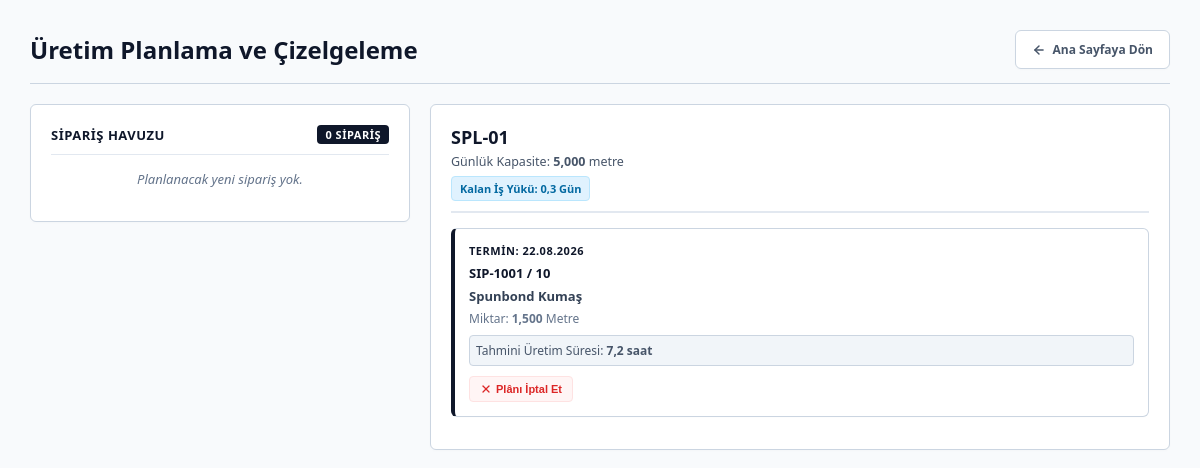
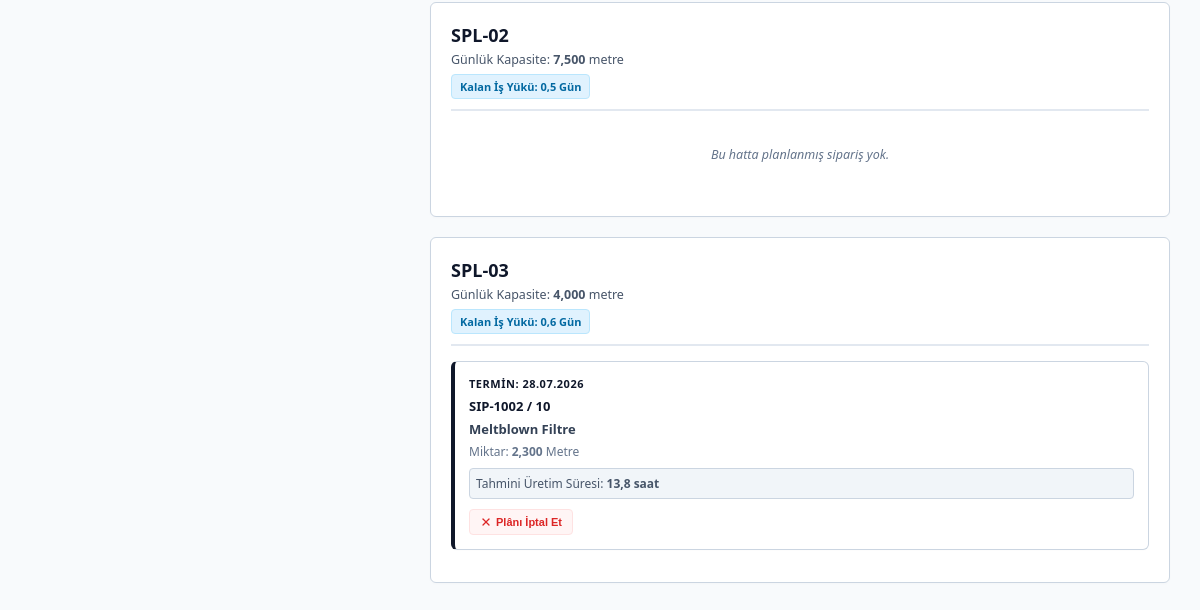
/planning, run on an earlier commit of the app's database (2 pictures, top to bottom).
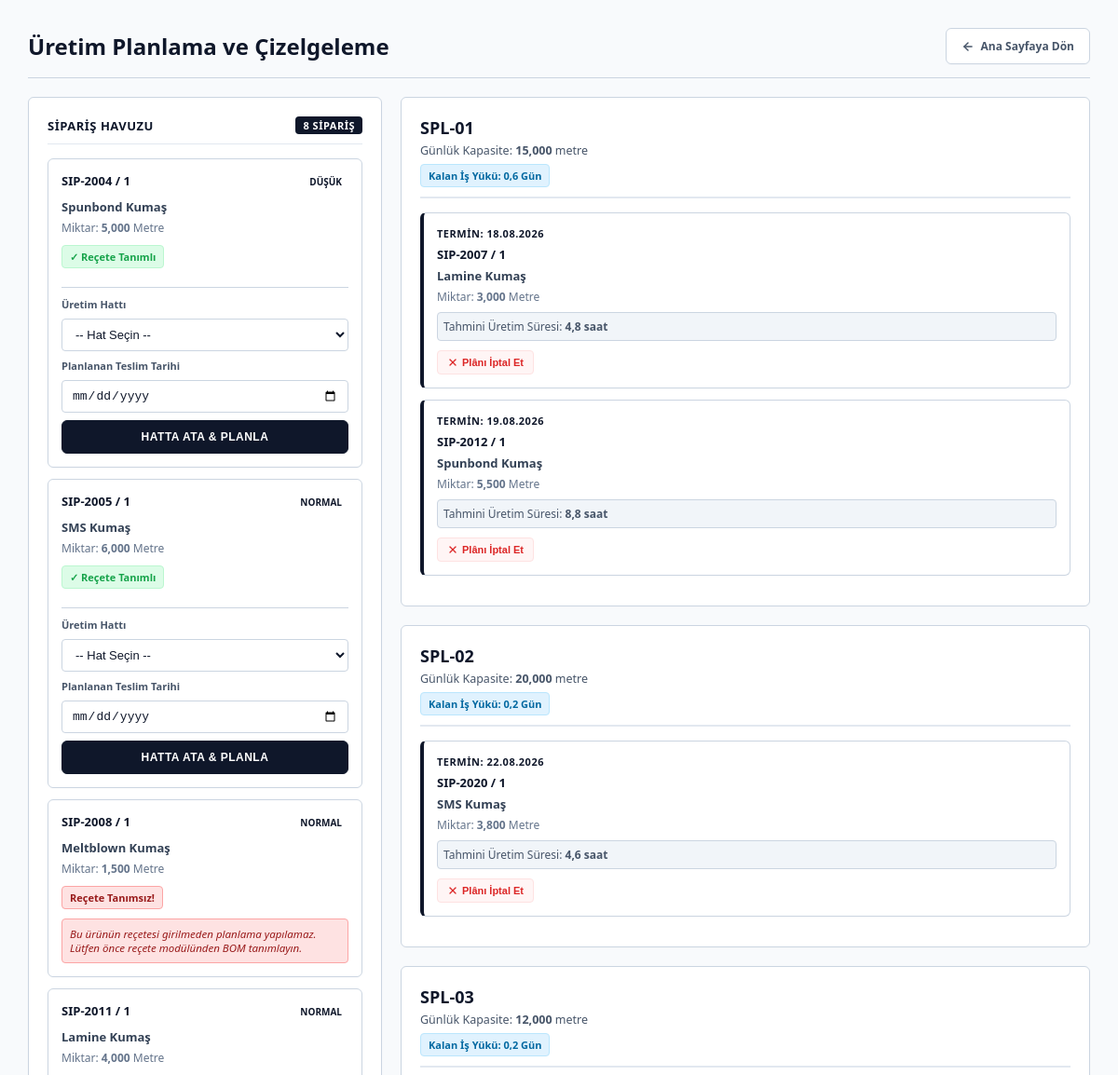
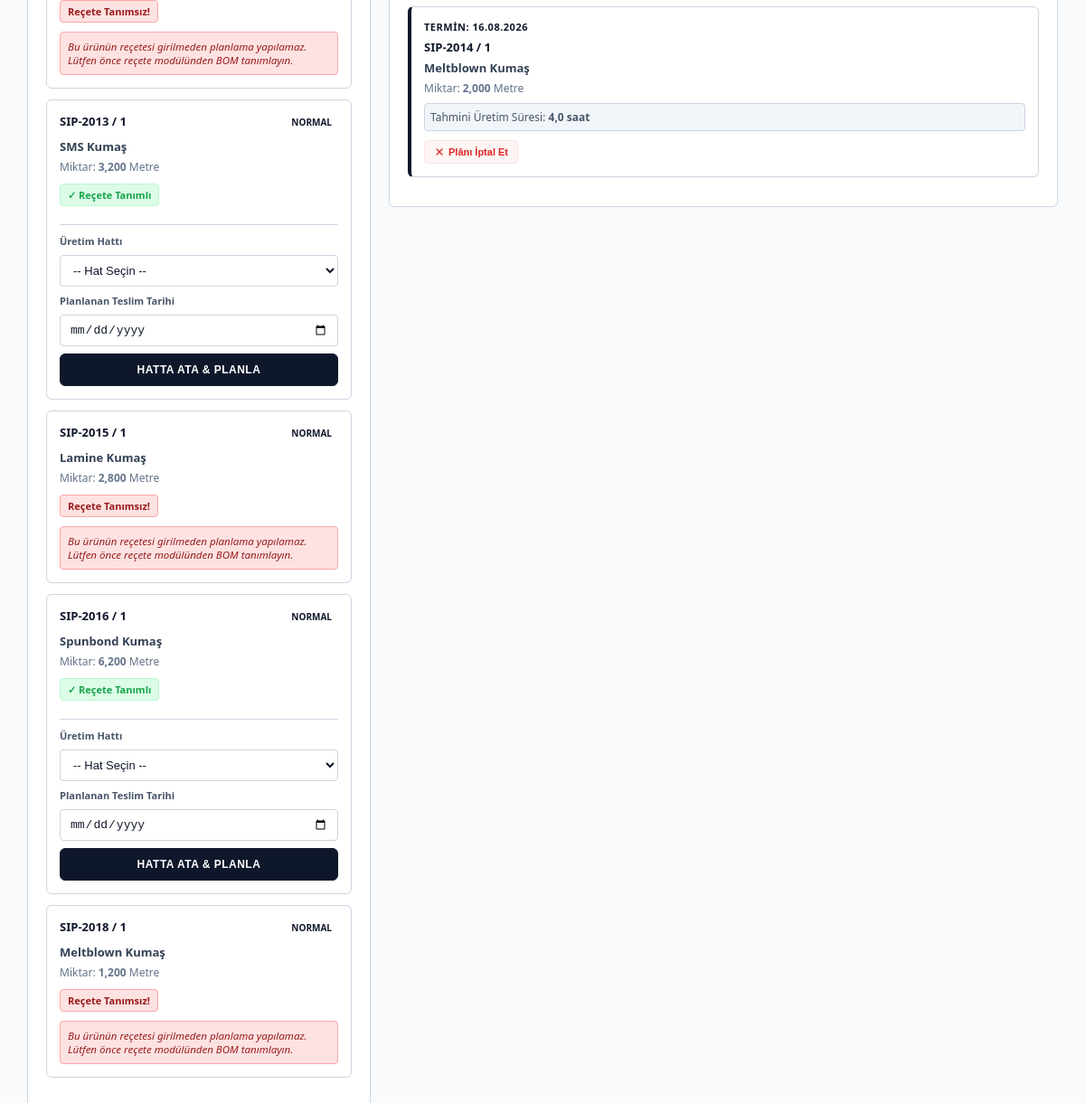
And on a later commit of the database (2 pictures, top to bottom).
### app/models.py (models this page shows)
class ProductionLine(Base):
    __tablename__ = "production_lines"
    id: Mapped[int] = mapped_column(
        primary_key=True,
        index=True,
    )
    line_name: Mapped[str] = mapped_column(
        String(50),
        nullable=False,
    )
    capacity: Mapped[int | None] = mapped_column(
        nullable=True,
    )
    operator_name: Mapped[str | None] = mapped_column(
        String(100),
        nullable=True,
    )

class Order(Base):
    __tablename__ = "orders"
    id: Mapped[int] = mapped_column(
        primary_key=True,
        index=True,
    )
    order_no: Mapped[str] = mapped_column(
        String(50),
        unique=False,
        nullable=False,
        index=True,
    )
    item_no: Mapped[str] = mapped_column(
        String(50),
        nullable=False,
        index=True,
    )
    customer_name: Mapped[str] = mapped_column(
        String(150),
        nullable=False,
    )
    product_id: Mapped[int | None] = mapped_column(
        ForeignKey("products.id"),
        nullable=True,
    )
    quantity: Mapped[float | None] = mapped_column(
        Float,
        nullable=True,
    )
    width: Mapped[float | None] = mapped_column(
        Float,
        nullable=True,
    )
    grammage: Mapped[float | None] = mapped_column(
        Float,
        nullable=True,
    )
    market_type: Mapped[str] = mapped_column(
        String(50),
        default="Yurtiçi",
        nullable=False,
    )
    sales_rep: Mapped[str | None] = mapped_column(
        String(100),
        nullable=True,
    )
    unit_price: Mapped[float] = mapped_column(
        Float,
        default=0.0,
        nullable=False,
    )
    currency: Mapped[str] = mapped_column(
        String(20),
        default="TRY",
        nullable=False,
    )
    production_line: Mapped[str | None] = mapped_column(
        String(50),
        nullable=True,
    )
    priority: Mapped[str] = mapped_column(
        String(50),
        default="Orta",
        nullable=False,
    )
    status: Mapped[str] = mapped_column(
        String(50),
        default="Yeni",
        nullable=False,
    )
    estimated_delivery_date: Mapped[date | None] = mapped_column(
        Date,
        nullable=True,
    )
    actual_delivery_date: Mapped[date | None] = mapped_column(
        Date,
        nullable=True,
    )
    completion_date: Mapped[date | None] = mapped_column(
        Date,
        nullable=True,
    )
    product = relationship("Product", back_populates="orders")

class Product(Base):
    __tablename__ = "products"
    id: Mapped[int] = mapped_column(primary_key=True, index=True)
    product_code: Mapped[str] = mapped_column(String(50), unique=True, nullable=False, index=True) # Örn: URN-SPN01
    product_name: Mapped[str] = mapped_column(String(150), nullable=False)
    product_group: Mapped[str | None] = mapped_column(String(100), nullable=True) # Örn: Spunbond, Meltblown
    standard_width: Mapped[float | None] = mapped_column(Float, nullable=True) # Standart en değeri (cm)
    grammage: Mapped[float | None] = mapped_column(Float, nullable=True) # Standart gramajı (g/m2)
    unit: Mapped[str] = mapped_column(String(20), default="Metre", nullable=False) # Ölçü birimi
    eligible_lines: Mapped[str | None] = mapped_column(String(150), nullable=True) # Üretilebildiği makineler (Örn: "SPL-01,SPL-02")
    is_active: Mapped[bool] = mapped_column(Boolean, default=True, nullable=False)
    orders = relationship("Order", back_populates="product")
    recipes = relationship("Recipe", back_populates="product")

### app/main.py (the view)
@app.get("/planning", response_class=HTMLResponse)
def get_planning_dashboard(request: Request):
    db = SessionLocal()
    try:
        orders = db.query(models.Order).options(
            joinedload(models.Order.product).joinedload(models.Product.recipes)
        ).all()
        production_lines = db.query(models.ProductionLine).all()
        for line in production_lines:
            active_load = db.query(func.sum(models.Order.quantity)).filter(
                models.Order.production_line == line.line_name,
                models.Order.status.in_(["Yeni", "Planlandı", "Üretimde"])
            ).scalar() or 0.0
            line.active_load = active_load
    finally:
        db.close()
    return templates.TemplateResponse(
        request=request,
        name="planning.html",
        context={
            "title": "Üretim Planlama Paneli - Üretim Asistanım",
            "orders": orders,
            "production_lines": production_lines
        }
    )

### app/templates/planning.html (shortened to what the changed rows need)
<!DOCTYPE html>
<html lang="tr">
<head>
</head>
<body>
    <div class="container">
        <div class="header-container">
            <h1>Üretim Planlama ve Çizelgeleme</h1>
        </div>
        <div class="planning-grid">
            <div class="order-pool">
                <div class="pool-title">
                    <span>Sipariş Havuzu</span>
                    <span style="font-size: 11px; background: #0f172a; color: white; padding: 2px 8px; border-radius: 4px; font-weight: 700;">
                        {% set ns = namespace(count=0) %}
                        {% for o in orders %}{% if o.status == 'Yeni' %}{% set ns.count = ns.count + 1 %}{% endif %}{% endfor %}
                        {{ ns.count }} Sipariş
                    </span>
                </div>
                {% if ns.count > 0 %}
                    {% for order in orders %}
                        {% if order.status == 'Yeni' %}
                            <div class="order-card">
                                <div class="card-header">
                                    <span class="order-no">{{ order.order_no }} / {{ order.item_no }}</span>
                                    <span class="priority-badge priority-{{ order.priority|lower }}">
                                        {{ order.priority }}
                                    </span>
                                </div>
                                <div class="product-name">{{ order.product.product_name }}</div>
                                <div class="quantity">Miktar: <strong>{{ "{:,.0f}".format(order.quantity)|replace('.', ',') }}</strong> {{ order.product.unit }}</div>
                                {% if order.product.recipes %}
                                    <span class="recipe-badge-ok">✓ Reçete Tanımlı</span>
                                    <form class="plan-form" action="/planning/planla" method="post">
                                        <label style="font-size: 11px; font-weight: 700; color: #475569;">Üretim Hattı</label>
                                        <select name="production_line" required>
                                            <option value="">-- Hat Seçin --</option>
                                        </select>
                                        <label style="font-size: 11px; font-weight: 700; color: #475569;">Planlanan Teslim Tarihi</label>
                                        <input type="date" name="estimated_delivery_date" required>
                                        <button type="submit" class="btn-plan">Hatta Ata & Planla</button>
                                    </form>
                                {% else %}
                                    <span class="recipe-badge-error">Reçete Tanımsız!</span>
                                    <div style="font-size: 11.5px; color: #991b1b; background: #fee2e2; padding: 8px; border-radius: 4px; font-style: italic; border: 1px solid #fca5a5;">
                                        Bu ürünün reçetesi girilmeden planlama yapılamaz. Lütfen önce reçete modülünden BOM tanımlayın.
                                    </div>
                                {% endif %}
                            </div>
                        {% endif %}
                    {% endfor %}
                {% else %}
                    <p style="color: #64748b; font-style: italic; font-size: 13px; text-align: center;">Planlanacak yeni sipariş yok.</p>
                {% endif %}
            </div>
            <div class="machines-panel">
                {% if production_lines %}
                    {% for line in production_lines %}
                        <div class="machine-column">
                            <div class="machine-header">
                                <h3 class="machine-name">{{ line.line_name }}</h3>
                                <div class="machine-cap">Günlük Kapasite: <strong>{{ "{:,.0f}".format(line.capacity)|replace('.', ',') }}</strong> {{ line.capacity_unit or 'metre' }}</div>
                                <div style="font-size: 11px; margin-top: 6px; padding: 4px 8px; border-radius: 4px; display: inline-block; background: #e0f2fe; color: #0369a1; font-weight: 700; border: 1px solid #bae6fd;">
                                    Kalan İş Yükü: {{ "{:,.1f}".format(line.active_load / line.capacity)|replace('.', ',') if line.capacity and line.capacity > 0 else '0.0' }} Gün
                                </div>
                            </div>
                            {% set line_orders = namespace(count=0) %}
                            {% for order in orders %}
                                {% if order.production_line == line.line_name and order.status == 'Planlandı' %}
                                    {% set line_orders.count = line_orders.count + 1 %}
                                    <div class="scheduled-card">
                                        <div class="delivery-date">
                                            Termin: {{ order.estimated_delivery_date.strftime('%d.%m.%Y') if order.estimated_delivery_date else '-' }}
                                        </div>
                                        <div class="order-no" style="margin-bottom: 5px;">{{ order.order_no }} / {{ order.item_no }}</div>
                                        <div class="product-name" style="font-size: 13px;">{{ order.product.product_name }}</div>
                                        <div class="quantity" style="margin-bottom: 5px;">Miktar: <strong>{{ "{:,.0f}".format(order.quantity)|replace('.', ',') }}</strong> {{ order.product.unit }}</div>
                                        {% set duration = (order.quantity / line.capacity) %}
                                        <div style="font-size: 12px; color: #475569; background: #f1f5f9; padding: 6px; border-radius: 4px; margin-top: 8px; border: 1px solid #cbd5e1;">
                                            Tahmini Üretim Süresi:
                                            <strong>
                                                {% if duration < 1 %}
                                                    {{ "{:,.1f}".format(duration * 24)|replace('.', ',') }} saat
                                                {% else %}
                                                    {{ "{:,.1f}".format(duration)|replace('.', ',') }} gün
                                                {% endif %}
                                            </strong>
                                        </div>
                                        <form action="/planning/plani-iptal-et/{{ order.id }}" method="post" onsubmit="return confirm('Bu siparişin planını iptal etmek istediğinize emin misiniz?');" style="display:inline;">
                                            <button type="submit" class="btn-cancel-plan">
                                                <svg width="12" height="12" viewBox="0 0 24 24" fill="none" stroke="currentColor" stroke-width="2.5" stroke-linecap="round" stroke-linejoin="round">
                                                    <line x1="18" y1="6" x2="6" y2="18"></line>
                                                    <line x1="6" y1="6" x2="18" y2="18"></line>
                                                </svg>
                                                Plânı İptal Et
                                            </button>
                                        </form>
                                    </div>
                                {% endif %}
                            {% endfor %}
                            {% if line_orders.count == 0 %}
                                <p style="color: #64748b; font-style: italic; font-size: 12.5px; text-align: center; padding: 20px 0;">Bu hatta planlanmış sipariş yok.</p>
                            {% endif %}
                        </div>
                    {% endfor %}
                {% else %}
                    <p style="color: #64748b; font-style: italic; text-align: center; grid-column: span 2;">Sistemde tanımlı üretim hattı bulunmuyor.</p>
                {% endif %}
            </div>
        </div>
    </div>
</body>
</html>

What changed in the data, as far as the page shows it:
added Order: order_no "SIP-2004", item_no "1", priority "DÜŞÜK", product.product_name "Spunbond Kumaş", quantity "5,000", product.unit "Metre", shown under "Üretim Planlama ve Çizelgeleme"
added Order: order_no "SIP-2005", item_no "1", priority "NORMAL", product.product_name "SMS Kumaş", quantity "6,000", product.unit "Metre", shown under "Üretim Planlama ve Çizelgeleme"
added Order: order_no "SIP-2008", item_no "1", priority "NORMAL", product.product_name "Meltblown Kumaş", quantity "1,500", product.unit "Metre", shows "Reçete Tanımsız!", shown under "Üretim Planlama ve Çizelgeleme"
added Order: order_no "SIP-2011", item_no "1", priority "NORMAL", product.product_name "Lamine Kumaş", quantity "4,000", product.unit "Metre", shows "Reçete Tanımsız!", shown under "Üretim Planlama ve Çizelgeleme"
added Order: order_no "SIP-2013", item_no "1", priority "NORMAL", product.product_name "SMS Kumaş", quantity "3,200", product.unit "Metre", shown under "Üretim Planlama ve Çizelgeleme"
added Order: order_no "SIP-2015", item_no "1", priority "NORMAL", product.product_name "Lamine Kumaş", quantity "2,800", product.unit "Metre", shows "Reçete Tanımsız!", shown under "Üretim Planlama ve Çizelgeleme"
added Order: order_no "SIP-2016", item_no "1", priority "NORMAL", product.product_name "Spunbond Kumaş", quantity "6,200", product.unit "Metre", shown under "Üretim Planlama ve Çizelgeleme"
added Order: order_no "SIP-2018", item_no "1", priority "NORMAL", product.product_name "Meltblown Kumaş", quantity "1,200", product.unit "Metre", shows "Reçete Tanımsız!", shown under "Üretim Planlama ve Çizelgeleme"
changed ProductionLine "SPL-01": loses Order (estimated_delivery_date "22.08.2026", order_no "SIP-1001", item_no "10", product.product_name "Spunbond Kumaş", quantity "1,500", product.unit "Metre", value "7,2"); capacity "5,000" → "15,000"; capacity "0,3" → "0,6"
added Order: estimated_delivery_date "18.08.2026", order_no "SIP-2007", item_no "1", product.product_name "Lamine Kumaş", quantity "3,000", product.unit "Metre", value "4,8", shown under ProductionLine "SPL-01"
added Order: estimated_delivery_date "19.08.2026", order_no "SIP-2012", item_no "1", product.product_name "Spunbond Kumaş", quantity "5,500", product.unit "Metre", value "8,8", shown under ProductionLine "SPL-01"
changed ProductionLine "SPL-02": capacity "7,500" → "20,000"; capacity "0,5" → "0,2"; no longer shows "Bu hatta planlanmış sipariş yok."
added Order: estimated_delivery_date "22.08.2026", order_no "SIP-2020", item_no "1", product.product_name "SMS Kumaş", quantity "3,800", product.unit "Metre", value "4,6", shown under ProductionLine "SPL-02"
changed ProductionLine "SPL-03": loses Order (estimated_delivery_date "28.07.2026", order_no "SIP-1002", item_no "10", product.product_name "Meltblown Filtre", quantity "2,300", product.unit "Metre", value "13,8"); capacity "4,000" → "12,000"; capacity "0,6" → "0,2"
added Order: estimated_delivery_date "16.08.2026", order_no "SIP-2014", item_no "1", product.product_name "Meltblown Kumaş", quantity "2,000", product.unit "Metre", value "4,0", shown under ProductionLine "SPL-03"
Also different on the page:
{{ ns.count }}: "0" → "8"
text no longer shown: "Planlanacak yeni sipariş yok."
